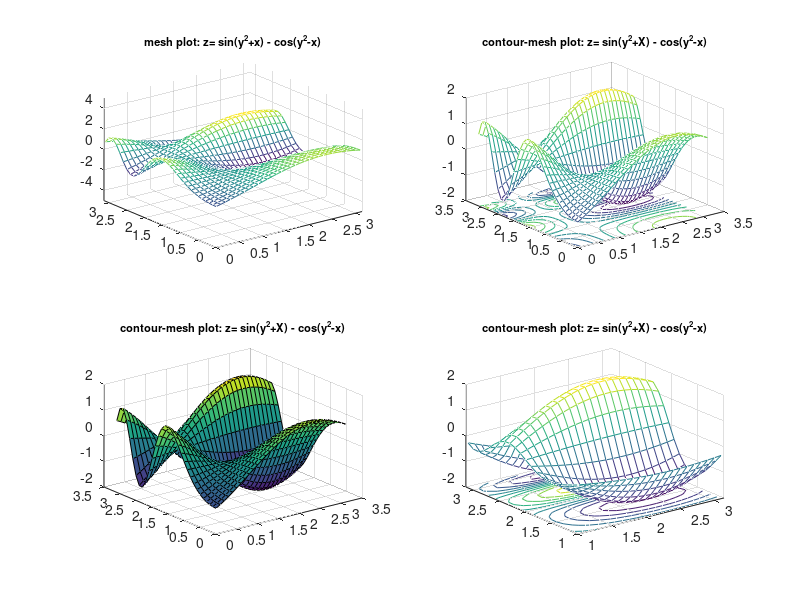

MATLAB code to generate this figure:
clear all
close all
clc

x=0:0.1:pi;
y=0:0.1:pi;
[X,Y]=meshgrid(x,y);
Z=sin(Y.^2+X)-cos(Y.^2-X);
subplot(221),mesh(x,y,Z),axis([0 pi 0 pi -5 5]),title('\bf{mesh plot: z= sin(y^2+x) - cos(y^2-x)}','FontSize',8)
subplot(222),meshc(x,y,Z),title('\bf{contour-mesh plot: z= sin(y^2+X) - cos(y^2-x)}','FontSize',8)
subplot(223),surf(x,y,Z),title('\bf{contour-mesh plot: z= sin(y^2+X) - cos(y^2-x)}','FontSize',8)
subplot(224),meshc(x,y,Z),axis([1 pi 1 pi -2 2]),title('\bf{contour-mesh plot: z= sin(y^2+X) - cos(y^2-x)}','FontSize',8)